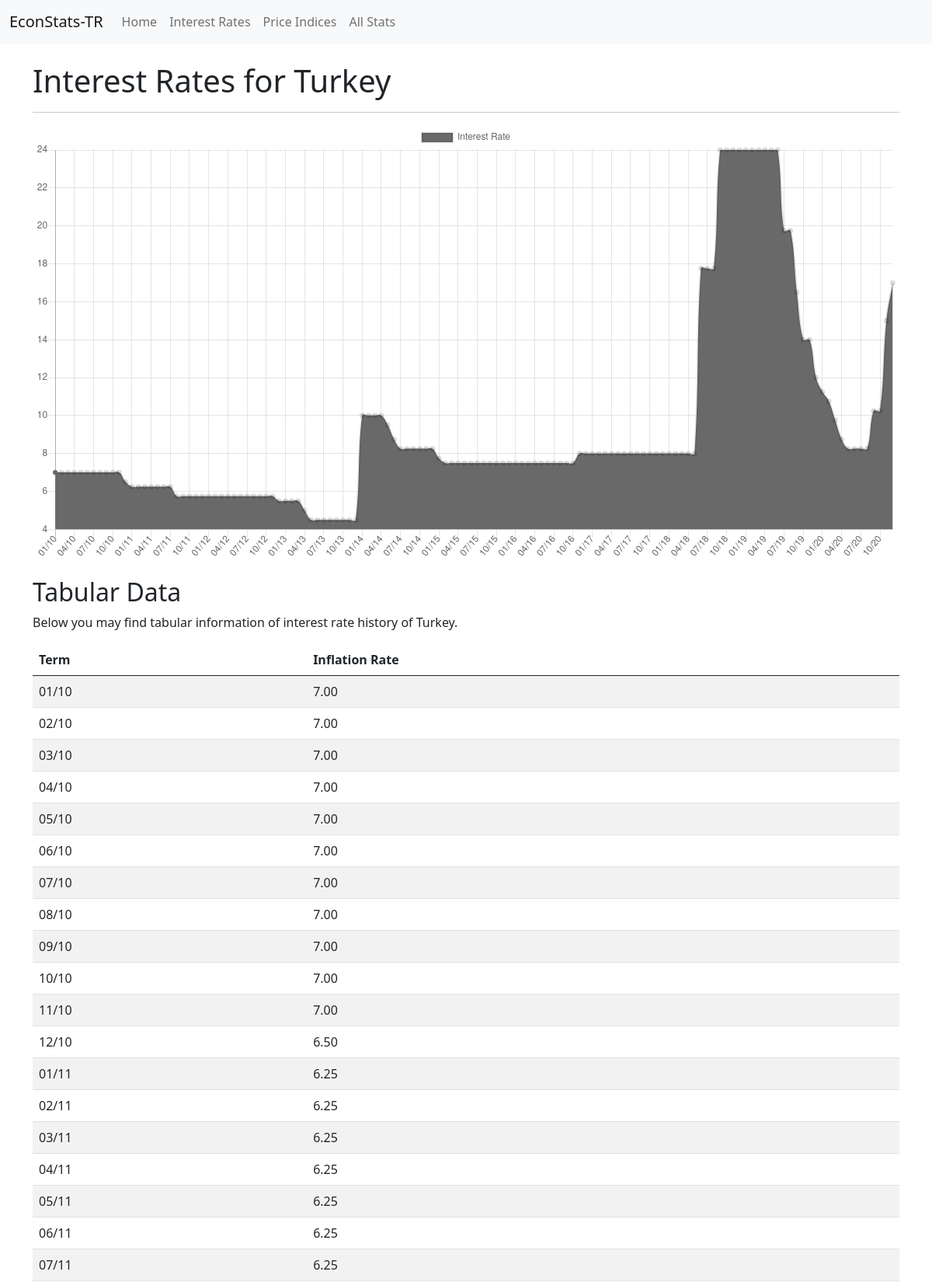
The page /stats/interest-rates (upper part) on the database its author committed.
### econstats/models.py (models this page shows)
class InterestRate(models.Model):
    term = models.CharField(max_length=5)
    interest_rate = models.DecimalField(max_digits=6, decimal_places=4)

### econstats/views.py (the view)
# urls.py: path('stats/interest-rates', interest_rate),
def interest_rate(request):
    data = InterestRate.objects.order_by('pk')
    terms = []
    values = []
    for item in data:
        term = item.term
        terms.append(term)
        value = float(item.interest_rate)
        values.append(float(value))
    context = {
        'title': 'Interest Rates for Turkey',
        'data': data,
        'labels': terms,
        'values': values
    }
    return render(request, 'econstats/interest_rate.html', context=context)

### econstats/templates/econstats/interest_rate.html (shortened to what this page needs)
{% extends 'econstats/base.html' %}
{% load static %}
{% block content %}
  <h1>{{ title }}</h1>
  <hr>
  <canvas id="chart"></canvas>
  <script>
    var config = {
      type: 'line',
      data: {
        datasets: [{
          data: {{ values }},
          backgroundColor: ['#696969'],
          label: 'Interest Rate'
        }],
        labels: {{ labels|safe }}
      },
      options: { responsive: true}
    };
    window.onload = function() {
      var ctx = document.getElementById('chart').getContext('2d');
      window.myPie = new Chart(ctx, config);
    };
  </script>
  <h2 class="mt-4">Tabular Data</h2>
  Below you may find tabular information of interest rate history of Turkey.
  <table class="table table-striped table-hover my-3">
    <thead>
      <tr>
        <th>Term</th>
        <th>Inflation Rate</th>
      </tr>
    </thead>
    <tbody>
      {% for row in data %}
      <tr>
        <td>{{ row.term }}</td>
        <td>{{ row.interest_rate|stringformat:'.2f' }}</td>
      </tr>
      {% endfor %}
    </tbody>
  </table>
{% endblock %}

### econstats/templates/econstats/base.html (shortened to what this page needs)
<!DOCTYPE html>
<html lang="en">
<head>
  <link href="https://cdn.jsdelivr.net/npm/bootstrap@5.0.0-beta1/dist/css/bootstrap.min.css" rel="stylesheet">
</head>
<body>
<nav class="navbar navbar-expand-lg navbar-light bg-light">
  <div class="container-fluid">
    <a class="navbar-brand" href="/">EconStats-TR</a>
    <div class="collapse navbar-collapse" id="navbarSupportedContent">
      <ul class="navbar-nav me-auto mb-2 mb-lg-0">
        <li class="nav-item">
          <a class="nav-link" href="/stats/">Home</a>
        </li>
        <li class="nav-item">
          <a class="nav-link" href="/stats/interest-rates">Interest Rates</a>
        </li>
        <li class="nav-item">
          <a class="nav-link" href="/stats/price-indices">Price Indices</a>
        </li>
        <li class="nav-item">
          <a class="nav-link" href="/stats/all">All Stats</a>
        </li>
      </ul>
    </div>
  </div>
</nav>
  <div class="container py-4">
    {% block content %}
    {% endblock %}
  </div>
</body>
</html>

### rows shown on the page
InterestRate: term "01/10", interest_rate "7.00"
InterestRate: term "02/10", interest_rate "7.00"
InterestRate: term "03/10", interest_rate "7.00"
InterestRate: term "04/10", interest_rate "7.00"
InterestRate: term "05/10", interest_rate "7.00"
InterestRate: term "06/10", interest_rate "7.00"
InterestRate: term "07/10", interest_rate "7.00"
InterestRate: term "08/10", interest_rate "7.00"
InterestRate: term "09/10", interest_rate "7.00"
InterestRate: term "10/10", interest_rate "7.00"
InterestRate: term "11/10", interest_rate "7.00"
InterestRate: term "12/10", interest_rate "6.50"
InterestRate: term "01/11", interest_rate "6.25"
InterestRate: term "02/11", interest_rate "6.25"
InterestRate: term "03/11", interest_rate "6.25"
InterestRate: term "04/11", interest_rate "6.25"
InterestRate: term "05/11", interest_rate "6.25"
InterestRate: term "06/11", interest_rate "6.25"
InterestRate: term "07/11", interest_rate "6.25"

### other values the page prints
{{ title }} "Interest Rates for Turkey"
